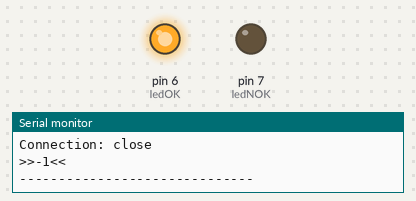
Simulated run of this sketch. Board: Arduino Uno, built for the host (arithmetic inside an expression is 32-bit, double 64-bit). On the bench: output pins drawn as LEDs (lit = HIGH), the last lines printed to the serial monitor. WiFi joins after 1.5 s; servers stay silent unless stated; uploads are accepted with an empty reply.

Above: at 3.02 s.
At 6.2 s:
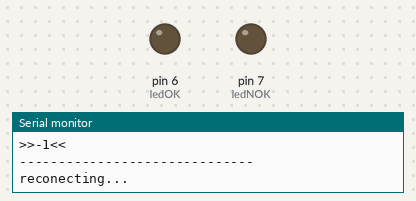
Timing chart, 0 to 8.5 s (numbered marks = the images above):
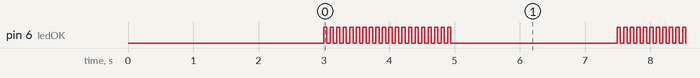

Measured:
- by itself, pin 6 (ledOK): repeats every 4.5 s: HIGH 0.05 s, LOW 2.5 s, 19 × (HIGH 0.05 s, LOW 0.05 s)
- by itself, everything shown: repeats every 4.5 s, in 14 steps

The sketch:

webclient1_blink_ok_flase.ino
```cpp
/*
  Web client

  Verifica se  servidor envia uma resposta positiva [ok] ou negtiva [nok]
  Sinaliza com o led cad auma das respostas:
  [ok] led verde
  [nok] led amarelo
 */

#include <SPI.h>
#include <Ethernet.h>

// Enter a MAC address for your controller below.
// Newer Ethernet shields have a MAC address printed on a sticker on the shield
byte mac[] = {  0xDE, 0xAD, 0xBE, 0xEF, 0xFE, 0xED };
//IPAddress server(173,194,33,104); // Google
IPAddress server(192,168,0,130); //my machine...

int ledOK = 6;
int ledNOK = 7;

String currentLine = "";

// Initialize the Ethernet client library
// with the IP address and port of the server
// that you want to connect to (port 80 is default for HTTP):
EthernetClient client;


void blinkNOK() {
  for (int i = 0; i < 1; i++) {
    digitalWrite(ledNOK, HIGH);   // turn the LED on (HIGH is the voltage level)
    delay(100);               // wait for a second
    digitalWrite(ledNOK, LOW);    // turn the LED off by making the voltage LOW
    delay(100);               // wait for a second
  }
}


void blinkOK() {
  for (int i = 0; i < 20; i++) {
    digitalWrite(ledOK, HIGH);   // turn the LED on (HIGH is the voltage level)
    delay(50);               // wait for a second
    digitalWrite(ledOK, LOW);    // turn the LED off by making the voltage LOW
    delay(50);               // wait for a second
  }
}


void blinkERROR() {
  for (int i = 0; i < 20; i++) {
    digitalWrite(ledOK, HIGH); digitalWrite(ledNOK, HIGH);
    delay(50);               // wait for a second
    digitalWrite(ledOK, LOW); digitalWrite(ledNOK, LOW);
    delay(50);               // wait for a second
  }
}


void setup() {
  pinMode(ledOK, OUTPUT);
  pinMode(ledNOK, OUTPUT);

  currentLine.reserve(256);


  // start the serial library:
  Serial.begin(9600);

  // start the Ethernet connection:
  if (Ethernet.begin(mac) == 0) {
    Serial.println("Failed to configure Ethernet using DHCP");
    // no point in carrying on, so do nothing forevermore:
    for(;;)
      ;
  }

  // give the Ethernet shield a second to initialize:
  delay(1000);
  Serial.println("connecting...");

  // if you get a connection, report back via serial:
  if (client.connect(server, 3000)) {

    Serial.println("connected");
    // Make a HTTP request:
//    client.println("GET / HTTP/1.0");
    client.println("GET /arduino/ HTTP/1.0");

    client.println();

  }
  else {
    // kf you didn't get a connection to the server:
    blinkERROR();
    Serial.println("connection failed");
  }
}


/*
 *
 */
void loop() {


  // if there are incoming bytes available
  // from the server, read them and print them:
  if (client.available()) {
    char c = client.read();
    currentLine += c;
    Serial.print(c);
  }

  // if the server's disconnected, stop the client:
  if (!client.connected()) {

    Serial.println("\n\n");
    Serial.println("------------------------------");
    Serial.println(currentLine);

    Serial.println("\n\n");
    int indexOfNOK = currentLine.indexOf("nok");
    String out = ">>"; out += indexOfNOK; out += "<<";
    Serial.println(out);
    Serial.println("------------------------------");


    if (indexOfNOK > 0) {
      blinkNOK();
    } else {
      blinkOK();
    }

    currentLine = "";

    delay(1000);
    Serial.println();
    Serial.println("reconecting...");
    client.stop();
    delay(1000);

    if (client.connect(server, 3000)) {
      Serial.println("connected");
      client.println("GET /arduino/ HTTP/1.0");
      client.println();
    }
    else {
      blinkERROR();
      Serial.println("connection failed");
    }
  }

}
```
